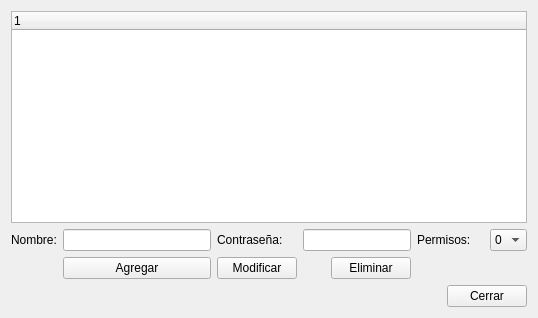
<?xml version="1.0" encoding="UTF-8"?>
<ui version="4.0">
 <class>Form</class>
 <widget class="QWidget" name="Form">
  <property name="geometry">
   <rect>
    <x>0</x>
    <y>0</y>
    <width>538</width>
    <height>318</height>
   </rect>
  </property>
  <property name="windowTitle">
   <string>Usuarios</string>
  </property>
  <layout class="QGridLayout" name="gridLayout">
   <item row="0" column="0" colspan="8">
    <widget class="QTreeWidget" name="treeWidget">
     <column>
      <property name="text">
       <string notr="true">1</string>
      </property>
     </column>
    </widget>
   </item>
   <item row="1" column="0">
    <widget class="QLabel" name="label">
     <property name="text">
      <string>Nombre:</string>
     </property>
    </widget>
   </item>
   <item row="1" column="1">
    <widget class="QLineEdit" name="lineEdit"/>
   </item>
   <item row="1" column="2">
    <widget class="QLabel" name="label_2">
     <property name="text">
      <string>Contraseña:</string>
     </property>
    </widget>
   </item>
   <item row="1" column="3" colspan="2">
    <widget class="QLineEdit" name="lineEdit_2">
     <property name="echoMode">
      <enum>QLineEdit::Password</enum>
     </property>
    </widget>
   </item>
   <item row="1" column="5" colspan="2">
    <widget class="QLabel" name="label_3">
     <property name="text">
      <string>Permisos:</string>
     </property>
    </widget>
   </item>
   <item row="1" column="7">
    <widget class="QComboBox" name="comboBox">
     <item>
      <property name="text">
       <string>0</string>
      </property>
     </item>
     <item>
      <property name="text">
       <string>1</string>
      </property>
     </item>
    </widget>
   </item>
   <item row="3" column="6" colspan="2">
    <widget class="QPushButton" name="pushButton_4">
     <property name="text">
      <string>Cerrar</string>
     </property>
    </widget>
   </item>
   <item row="2" column="2">
    <widget class="QPushButton" name="pushButton_2">
     <property name="text">
      <string>Modificar</string>
     </property>
    </widget>
   </item>
   <item row="2" column="4">
    <widget class="QPushButton" name="pushButton_3">
     <property name="text">
      <string>Eliminar</string>
     </property>
    </widget>
   </item>
   <item row="2" column="1">
    <widget class="QPushButton" name="pushButton">
     <property name="text">
      <string>Agregar</string>
     </property>
    </widget>
   </item>
  </layout>
 </widget>
 <resources/>
 <connections/>
</ui>
